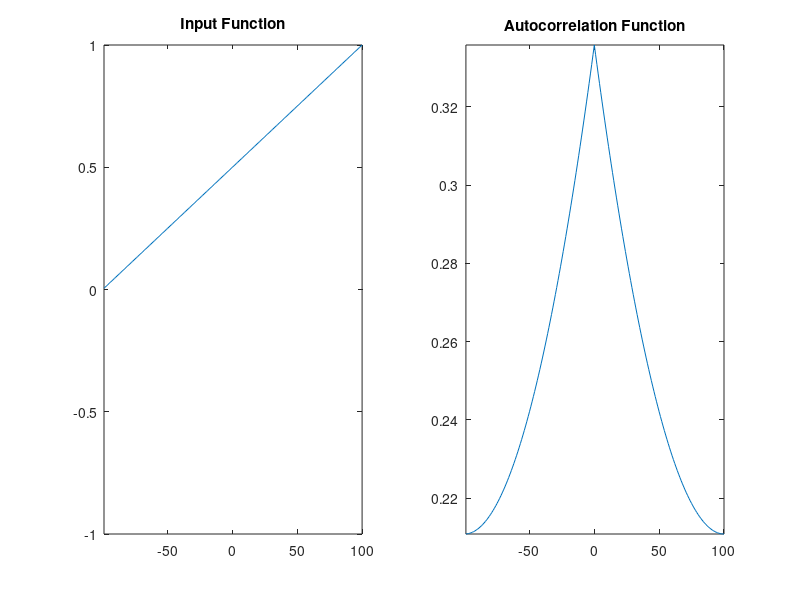

The MATLAB script that drew this image:
%Problem 2(i)
%Auto-correlate a sequence with itself
clear all; close all;
    
N = 200;
% Simple Line Input
x = (1:200)/N;


% Initialize array to hold the autocorrelation data
psi = x*0;

for i = 1:N
    xshift = circshift(x,[0,(i + N/2)]);
    psi(i) = N^-1 * sum(x .* xshift);
end

h=  figure;
subplot(1,2,1)
plot(-floor(N/2)+1:floor(N/2),x);
title('Input Function');
axis([-floor(N/2)+1 floor(N/2) -1 1]);
subplot(1,2,2)
plot(-floor(N/2)+1:floor(N/2),psi);
title('Autocorrelation Function');
axis([-floor(N/2)+1 floor(N/2) min(psi) max(psi)])
